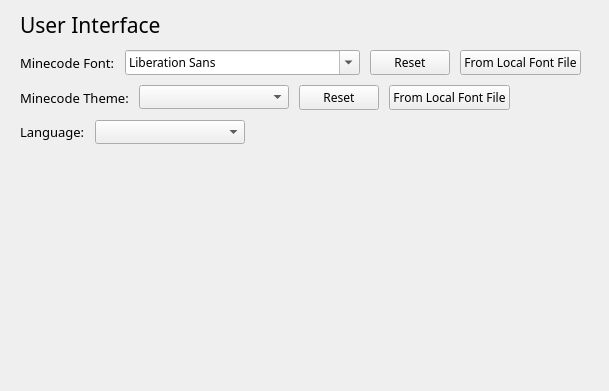
<?xml version="1.0" encoding="UTF-8"?>
<ui version="4.0">
 <class>mcpUserInterfacePage</class>
 <widget class="QWidget" name="mcpUserInterfacePage">
  <property name="geometry">
   <rect>
    <x>0</x>
    <y>0</y>
    <width>609</width>
    <height>391</height>
   </rect>
  </property>
  <property name="windowTitle">
   <string>Interface</string>
  </property>
  <property name="windowIcon">
   <iconset resource="../../resources.qrc">
    <normaloff>:/editorpages/resources/editorpages/ui.svg</normaloff>:/editorpages/resources/editorpages/ui.svg</iconset>
  </property>
  <layout class="QVBoxLayout" name="verticalLayout">
   <property name="spacing">
    <number>0</number>
   </property>
   <property name="leftMargin">
    <number>0</number>
   </property>
   <property name="topMargin">
    <number>0</number>
   </property>
   <property name="rightMargin">
    <number>0</number>
   </property>
   <property name="bottomMargin">
    <number>0</number>
   </property>
   <item>
    <widget class="QScrollArea" name="scrollArea">
     <property name="frameShape">
      <enum>QFrame::NoFrame</enum>
     </property>
     <property name="widgetResizable">
      <bool>true</bool>
     </property>
     <widget class="QWidget" name="scrollAreaWidgetContents">
      <property name="geometry">
       <rect>
        <x>0</x>
        <y>0</y>
        <width>609</width>
        <height>391</height>
       </rect>
      </property>
      <layout class="QVBoxLayout" name="verticalLayout_2">
       <property name="spacing">
        <number>10</number>
       </property>
       <property name="leftMargin">
        <number>20</number>
       </property>
       <property name="topMargin">
        <number>10</number>
       </property>
       <property name="rightMargin">
        <number>20</number>
       </property>
       <property name="bottomMargin">
        <number>20</number>
       </property>
       <item>
        <widget class="QLabel" name="label">
         <property name="font">
          <font>
           <family>方正黑体简体</family>
           <pointsize>16</pointsize>
          </font>
         </property>
         <property name="text">
          <string>User Interface</string>
         </property>
         <property name="margin">
          <number>2</number>
         </property>
        </widget>
       </item>
       <item>
        <layout class="QHBoxLayout" name="horizontalLayout">
         <item>
          <widget class="QLabel" name="label_2">
           <property name="sizePolicy">
            <sizepolicy hsizetype="Fixed" vsizetype="Preferred">
             <horstretch>0</horstretch>
             <verstretch>0</verstretch>
            </sizepolicy>
           </property>
           <property name="font">
            <font>
             <family>方正黑体简体</family>
             <pointsize>10</pointsize>
            </font>
           </property>
           <property name="text">
            <string>Minecode Font:</string>
           </property>
          </widget>
         </item>
         <item>
          <widget class="QFontComboBox" name="fontComboBox">
           <property name="sizePolicy">
            <sizepolicy hsizetype="Minimum" vsizetype="Fixed">
             <horstretch>0</horstretch>
             <verstretch>0</verstretch>
            </sizepolicy>
           </property>
           <property name="font">
            <font>
             <family>方正黑体简体</family>
            </font>
           </property>
          </widget>
         </item>
         <item>
          <widget class="QPushButton" name="pushButton">
           <property name="font">
            <font>
             <family>方正黑体简体</family>
            </font>
           </property>
           <property name="text">
            <string>Reset</string>
           </property>
          </widget>
         </item>
         <item>
          <widget class="QPushButton" name="pushButton_2">
           <property name="font">
            <font>
             <family>方正黑体简体</family>
            </font>
           </property>
           <property name="text">
            <string>From Local Font File</string>
           </property>
          </widget>
         </item>
         <item>
          <spacer name="horizontalSpacer">
           <property name="orientation">
            <enum>Qt::Horizontal</enum>
           </property>
           <property name="sizeHint" stdset="0">
            <size>
             <width>40</width>
             <height>20</height>
            </size>
           </property>
          </spacer>
         </item>
        </layout>
       </item>
       <item>
        <layout class="QHBoxLayout" name="horizontalLayout_2">
         <item>
          <widget class="QLabel" name="label_3">
           <property name="sizePolicy">
            <sizepolicy hsizetype="Fixed" vsizetype="Preferred">
             <horstretch>0</horstretch>
             <verstretch>0</verstretch>
            </sizepolicy>
           </property>
           <property name="font">
            <font>
             <family>方正黑体简体</family>
             <pointsize>10</pointsize>
            </font>
           </property>
           <property name="text">
            <string>Minecode Theme:</string>
           </property>
          </widget>
         </item>
         <item>
          <widget class="QComboBox" name="comboBox">
           <property name="sizePolicy">
            <sizepolicy hsizetype="Minimum" vsizetype="Fixed">
             <horstretch>0</horstretch>
             <verstretch>0</verstretch>
            </sizepolicy>
           </property>
           <property name="minimumSize">
            <size>
             <width>150</width>
             <height>24</height>
            </size>
           </property>
          </widget>
         </item>
         <item>
          <widget class="QPushButton" name="pushButton_3">
           <property name="font">
            <font>
             <family>方正黑体简体</family>
            </font>
           </property>
           <property name="text">
            <string>Reset</string>
           </property>
          </widget>
         </item>
         <item>
          <widget class="QPushButton" name="pushButton_4">
           <property name="font">
            <font>
             <family>方正黑体简体</family>
            </font>
           </property>
           <property name="text">
            <string>From Local Font File</string>
           </property>
          </widget>
         </item>
         <item>
          <spacer name="horizontalSpacer_2">
           <property name="orientation">
            <enum>Qt::Horizontal</enum>
           </property>
           <property name="sizeHint" stdset="0">
            <size>
             <width>40</width>
             <height>20</height>
            </size>
           </property>
          </spacer>
         </item>
        </layout>
       </item>
       <item>
        <layout class="QHBoxLayout" name="horizontalLayout_3">
         <item>
          <widget class="QLabel" name="label_4">
           <property name="sizePolicy">
            <sizepolicy hsizetype="Fixed" vsizetype="Preferred">
             <horstretch>0</horstretch>
             <verstretch>0</verstretch>
            </sizepolicy>
           </property>
           <property name="font">
            <font>
             <family>方正黑体简体</family>
             <pointsize>10</pointsize>
            </font>
           </property>
           <property name="text">
            <string>Language:</string>
           </property>
          </widget>
         </item>
         <item>
          <widget class="QComboBox" name="comboBox_2">
           <property name="sizePolicy">
            <sizepolicy hsizetype="Minimum" vsizetype="Fixed">
             <horstretch>0</horstretch>
             <verstretch>0</verstretch>
            </sizepolicy>
           </property>
           <property name="minimumSize">
            <size>
             <width>150</width>
             <height>24</height>
            </size>
           </property>
          </widget>
         </item>
         <item>
          <spacer name="horizontalSpacer_3">
           <property name="orientation">
            <enum>Qt::Horizontal</enum>
           </property>
           <property name="sizeHint" stdset="0">
            <size>
             <width>40</width>
             <height>20</height>
            </size>
           </property>
          </spacer>
         </item>
        </layout>
       </item>
       <item>
        <spacer name="verticalSpacer">
         <property name="orientation">
          <enum>Qt::Vertical</enum>
         </property>
         <property name="sizeHint" stdset="0">
          <size>
           <width>20</width>
           <height>40</height>
          </size>
         </property>
        </spacer>
       </item>
      </layout>
     </widget>
    </widget>
   </item>
  </layout>
 </widget>
 <resources>
  <include location="../../resources.qrc"/>
 </resources>
 <connections/>
</ui>
